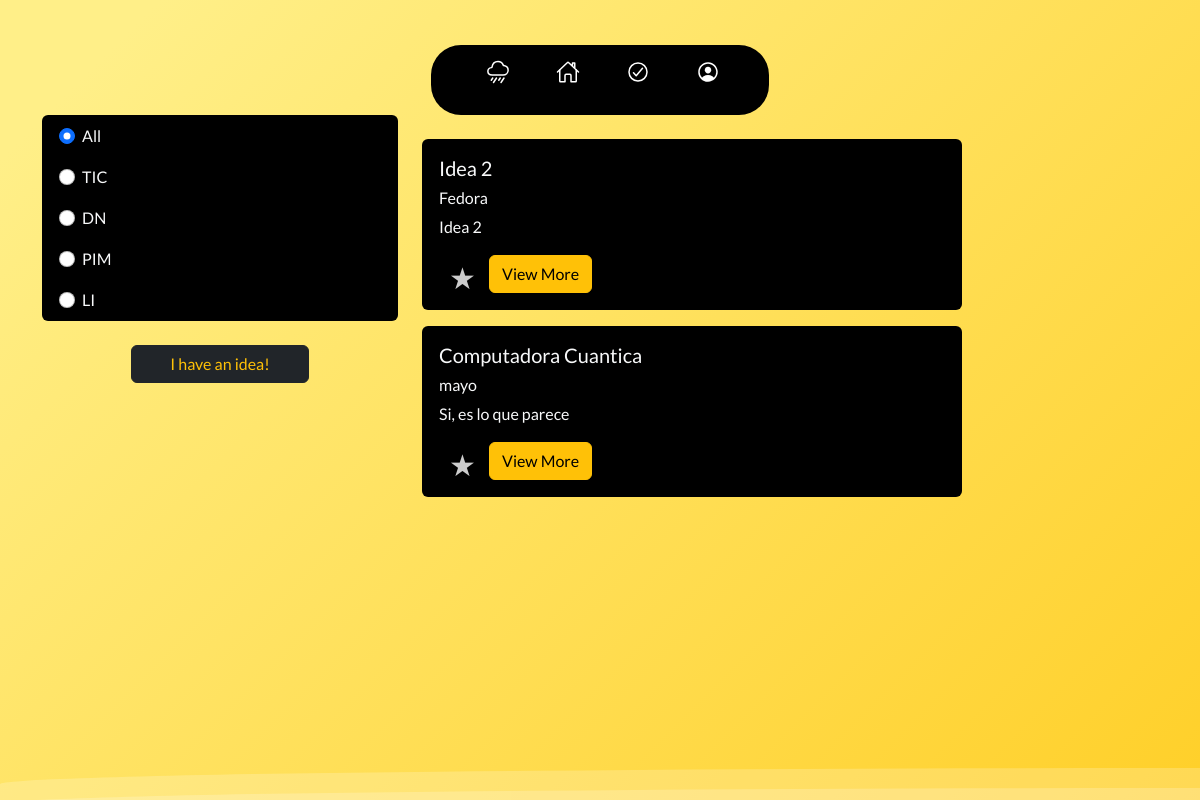
Page /teacherPages/tideas.php (signed in) on the earlier database version.
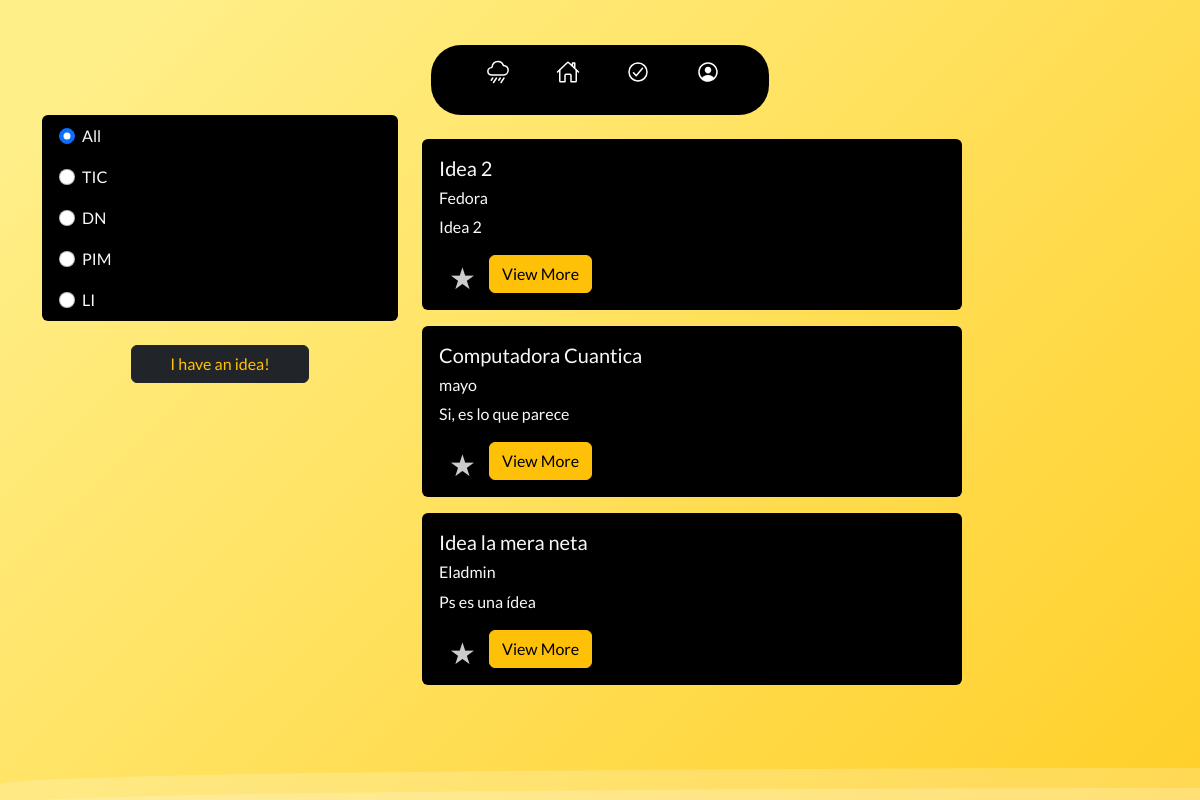
Same page on the later database version.
### tables this page shows
CREATE TABLE `rain_ideas` (
  `id_rainideas` int(11) NOT NULL,
  `comment` longtext NOT NULL,
  `title` varchar(100) NOT NULL,
  `id_user` int(11) NOT NULL,
  `stars` int(11) NOT NULL,
  `active` tinyint(4) NOT NULL,
  `created_at` datetime NOT NULL,
  `updated_at` datetime NOT NULL,
  `description` varchar(255) DEFAULT NULL
);

CREATE TABLE `users` (
  `id_user` int(11) NOT NULL,
  `Username` varchar(255) NOT NULL,
  `user_email` varchar(255) NOT NULL,
  `user_password` varchar(255) NOT NULL,
  `id_type_user` int(11) NOT NULL,
  `id_group` int(11) NOT NULL,
  `id_team` int(11) NOT NULL,
  `active` tinyint(4) NOT NULL,
  `created_at` timestamp NOT NULL DEFAULT current_timestamp() ON UPDATE current_timestamp(),
  `updated_at` datetime NOT NULL,
  `descriptions` varchar(255) DEFAULT NULL,
  `pictures` blob DEFAULT NULL
);

### teacherPages/tideas.php (the view, shortened to what the changed rows need)
<?php
if (isset($_SESSION['email'])) {
 ?>
<!DOCTYPE html>
<html lang="en">
<head>
    <link href="https://cdn.jsdelivr.net/npm/bootstrap@5.2.2/dist/css/bootstrap.min.css" rel="stylesheet">
    <link rel="stylesheet" href="../Styles/navteacher.css">
    <link rel="stylesheet" href="../Styles/items.css">
    <link rel="stylesheet" href="../Styles/ideas.css">
</head>
<body>
      <div class="container">
        <div class="row">
          <div class="col-8">
            <br>
            <?php
            include('../back-end/PDO.php');
            $query_show_all_project="SELECT rain_ideas.title,
            rain_ideas.description,
            users.Username
            FROM rain_ideas
            JOIN users
            ON rain_ideas.id_user=users.id_user;";
            $query_show_all_project_ex=$conn->query($query_show_all_project);
            $query_show_all_project_ex->setFetchMode(PDO::FETCH_ASSOC);
            while ($row=$query_show_all_project_ex->fetch()):
            ?>
            <div class="card mb-3 bg-black text-light" style="max-width: 540px;">
                <div class="row g-0">
                  <div class="col-md-12">
                    <div class="card-body">
                      <h5 class="card-title" name="idea-title" id="idea-title"><?php echo $row['title'];?></h5>
                      <h6 class="card-title" name="idea-user" id="idea-user"><?php echo $row['Username'];?></h6>
                      <p class="card-text" name="idea-group" id="idea-group"><?php echo $row['description'];?></p>
                      <div class="rate">
                        <label for="star" title="text">star</label>
                      </div>
                      <div>
                        <button class="btn btn-warning" data-bs-toggle="collapse" data-bs-target="#collapseExample" aria-expanded="false" aria-controls="collapseExample">View More</button>
                    </div>
                    </div>
                  </div>
                </div>
              </div>
              <?php endwhile;?>
          </div>
        </div>
      </div>
</body>
</html>
<?php
}else{
     header("Location: ../Pages/login.php");
     exit();
}
 ?>

Differences in the rows shown:
added rain_ideas: title "Idea la mera neta", id_user.Username "Eladmin", description "Ps es una ídea"
